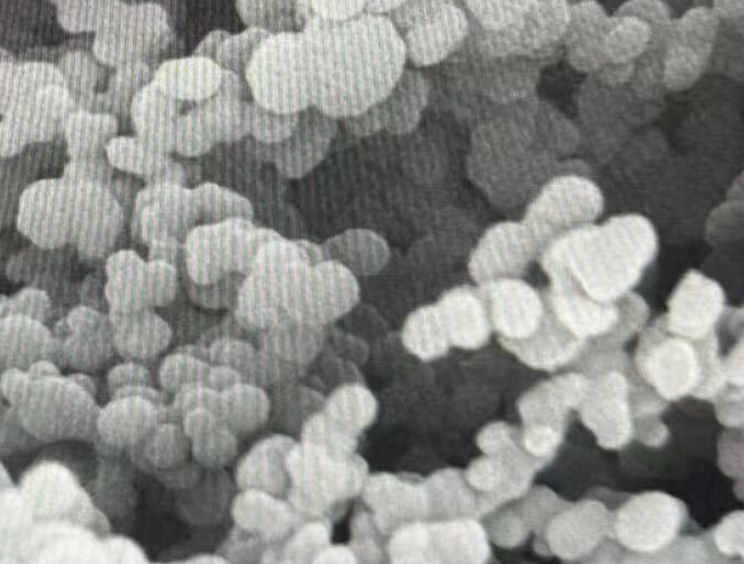
#> input picture particles_image.png, 744 x 564 px
$ python measure_single_particle.py
#> lines starting #> are read from the running program, lines starting #| are printed output that depends on the picture
import cv2
import numpy as np
import random
from skimage import io, color
from skimage.feature import canny
from skimage.transform import hough_circle, hough_circle_peaks

# Load the image
image = io.imread("particles_image.png", as_gray=True)
#> image: shape (564, 744) float64; min 0.0821, max 0.976, mean 0.537

# Apply edge detection (Canny filter)
edges = canny(image, sigma=2)
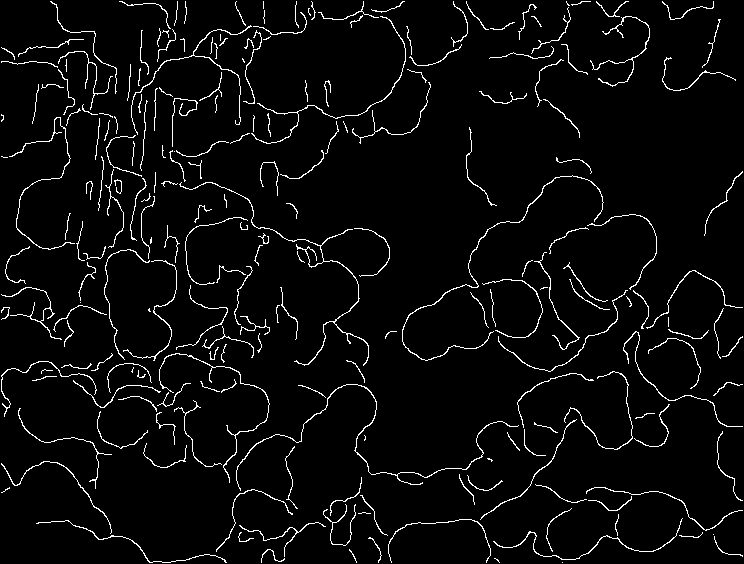
#> edges: shape (564, 744) bool; 4.1% white in thin lines or dots

# Define range for particle detection (between 50px and 100px diameter)
hough_radii = np.arange(25, 50, 2)
hough_res = hough_circle(edges, hough_radii)

# Find the most prominent circles
accums, cx, cy, radii = hough_circle_peaks(hough_res, hough_radii)
#> accums = 7181 values, max 0.431 at index 0, min 0.111 at index 6979, mean 0.152; cx = 7181 values, max 743 at index 1162, min 7 at index 5887, mean 253.1; cy = 7181 values, max 563 at index 273, min 5 at index 5180, mean 244.5; radii = 7181 values, max 49 at index 303, min 25 at index 0, mean 41.19

# Convert to color image for visualization
image_color = cv2.cvtColor((image * 255).astype(np.uint8), cv2.COLOR_GRAY2BGR)

# Filter only particles with diameter in the valid range
valid_circles = [(x, y, r) for x, y, r in zip(cx, cy, radii) if 50 <= 2 * r <= 80]
#> valid_circles = 2719 items, first 6: (351, 408, 25), (517, 312, 25), (510, 310, 31), (577, 202, 25), (351, 411, 27), (122, 421, 25)

# Randomly select 10 particles
random.shuffle(valid_circles)
selected_circles = valid_circles[:10]
#> selected_circles = [(240, 422, 39), (168, 217, 27), (383, 509, 37), (374, 54, 31), (270, 467, 27), (85, 340, 31), (291, 141, 35), (185, 315, 39), (108, 220, 33), (83, 83, 33)]

# Draw and label selected particles
for x, y, r in selected_circles:
    diameter = 2 * r
    cv2.circle(image_color, (int(x), int(y)), int(r), (0, 255, 0), 2)  # Draw circle
    label_text = f"D={diameter}px"
    cv2.putText(
        image_color,
        label_text,
        (int(x) - int(r), int(y) - int(r) - 5),
        cv2.FONT_HERSHEY_SIMPLEX,
        0.5,
        (0, 0, 255),
        1,
    )  # Minimized label size
#> this loop made 10 passes
#> (x, y, r, diameter, label_text) on passes 1 to 10: (240, 422, 39, 78, 'D=78px'), (168, 217, 27, 54, 'D=54px'), (383, 509, 37, 74, 'D=74px'), (374, 54, 31, 62, 'D=62px'), (270, 467, 27, 54, 'D=54px'), (85, 340, 31, 62, 'D=62px'), (291, 141, 35, 70, 'D=70px'), (185, 315, 39, 78, 'D=78px'), (108, 220, 33, 66, 'D=66px'), (83, 83, 33, 66, 'D=66px')
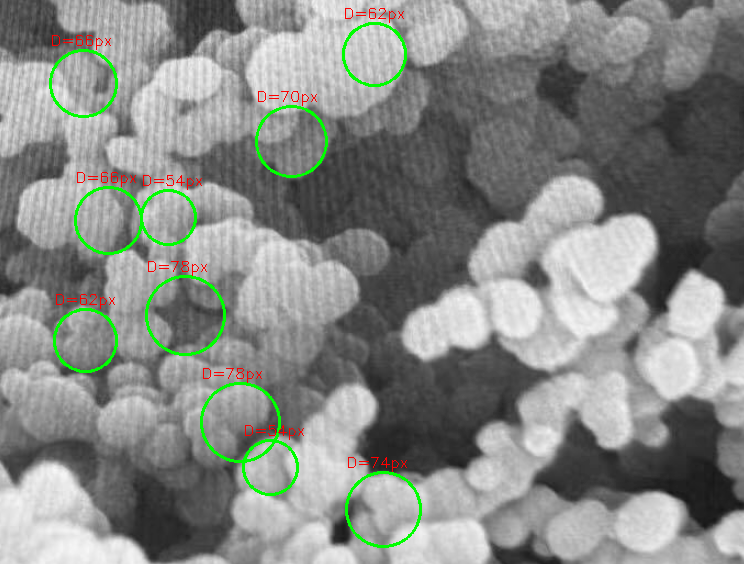
#> image_color: shape (564, 744, 3); mean B, G, R 133.5, 137.3, 134.4

# Show result
cv2.imshow("Random 10 Particles with Labels", image_color)
cv2.waitKey(0)
cv2.destroyAllWindows()
